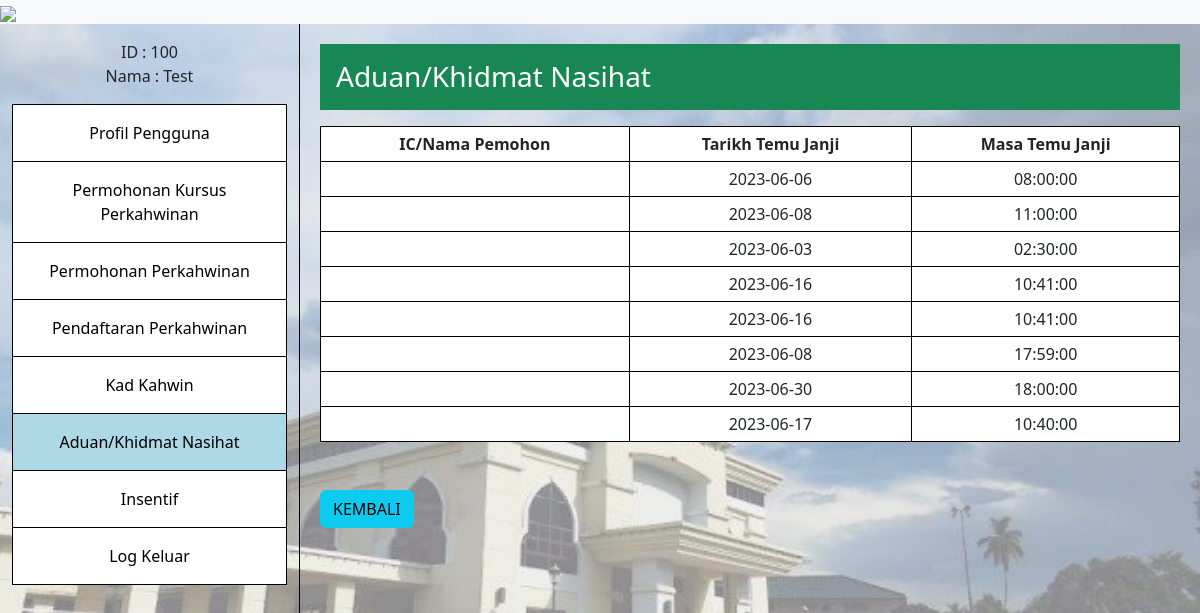
The page /App/ManageConsultation/scheduleInterface.php (signed in) on the database its author committed.
### tables this page shows
CREATE TABLE `consultation` (
  `consultation_ID` int(11) NOT NULL,
  `consultation_session_no` int(11) NOT NULL,
  `consultation_additional` varchar(10) NOT NULL,
  `consultation_date` date NOT NULL,
  `consultation_time` time NOT NULL
);

### BusinessServices/controllers/ManageConsultationController/consultationController.php (called while the page is built, shortened)
<?php
class consultationController extends consultation
{
    public function getDataConsultation()
    {
        try {
            $connection = $this->getConnection();
            $query = "SELECT consultation_ID, consultation_date, consultation_time FROM consultation";
            $result = mysqli_query($connection, $query);
            $consultationData = mysqli_fetch_all($result, MYSQLI_ASSOC);
            return $consultationData;
        } catch (Exception $e) {
            echo "Error: " . $e->getMessage();
            return null;
        }
    }
}

### App/ManageConsultation/scheduleInterface.php (the view, shortened to what this page needs)
<!DOCTYPE html>
<html lang="en">
<head>
    <link rel="stylesheet" href="https://cdn.jsdelivr.net/npm/bootstrap@5.3.0/dist/css/bootstrap.min.css">
    <link rel="stylesheet" href="https://cdnjs.cloudflare.com/ajax/libs/font-awesome/5.15.4/css/all.min.css">
    <link rel="stylesheet" href="../../../ezkahwin/public/css/styles.css">
</head>
<body>
    <?php
    require_once 'C:\xampp\htdocs\ezkahwin\BusinessServices\controllers\ManageConsultationController\consultationController.php';
    $consultationController = new consultationController();
    $consultationData = $consultationController->getDataConsultation();
    ?>
    <?php include "../Component/header.php"; ?>
    <div class="container-fluid">
        <div class="row">
            <?php
            include "../Component/sidebarStaff.php";
            ?>
            <div class="col-md-9 content">
                <div class="content-title bg-success text-white p-3">
                    <h1 class="h3 m-0">Aduan/Khidmat Nasihat</h1>
                </div>
                <div class="contentBox mt-3">
                    <div class="desc">
                        <?php
                        if (!empty($consultationData)) {
                            echo "<table style='border: 1px solid black; border-collapse: collapse; width: 100%; background-color: white;'>";
                            echo "<tr>";
                            echo "<th style='border: 1px solid black; padding: 5px; text-align: center;'>IC/Nama Pemohon</th>";
                            echo "<th style='border: 1px solid black; padding: 5px; text-align: center;'>Tarikh Temu Janji</th>";
                            echo "<th style='border: 1px solid black; padding: 5px; text-align: center;'>Masa Temu Janji</th>";
                            echo "</tr>";
                            foreach ($consultationData as $consultation) {
                                $consultation_date = $consultation['consultation_date'];
                                $consultation_time = $consultation['consultation_time'];
                                echo "<tr>";
                                echo "<td style='border: 1px solid black; padding: 5px; text-align: center;'></td>";
                                echo "<td style='border: 1px solid black; padding: 5px; text-align: center;'>$consultation_date</td>";
                                echo "<td style='border: 1px solid black; padding: 5px; text-align: center;'>$consultation_time</td>";
                                echo "</tr>";
                            }
                            echo "</table>";
                            echo "<br><br>";
                        } else {
                            echo "No consultation found.";
                        }
                        ?>
                        <div class="d-flex flex-row bd-highlight mb-3">
                            <button type="submit" class="btn btn-info" onclick="window.location.href='listOfApplication.php'">KEMBALI</button>
                        </div>
                    </div>
                </div>
            </div>
        </div>
    </div>
</body>
</html>

### public/css/styles.css (style rules this page uses)
body { background: linear-gradient(rgba(255, 255, 255, 0.5), rgba(255, 255, 255, 0.5)), url("../Images/background.jpg"); background-size: cover; background-repeat: no-repeat; background-position: center; }
.content { padding: 20px; background-color: transparent; }
.content-title { background-color: blue; color: white; padding: 10px; }

### rows shown on the page
consultation: consultation_date "2023-06-06", consultation_time "08:00:00"
consultation: consultation_date "2023-06-08", consultation_time "11:00:00"
consultation: consultation_date "2023-06-03", consultation_time "02:30:00"
consultation: consultation_date "2023-06-16", consultation_time "10:41:00"
consultation: consultation_date "2023-06-16", consultation_time "10:41:00"
consultation: consultation_date "2023-06-08", consultation_time "17:59:00"
consultation: consultation_date "2023-06-30", consultation_time "18:00:00"
consultation: consultation_date "2023-06-17", consultation_time "10:40:00"

### other values the page prints
$icnum "100"
$name "Test"
